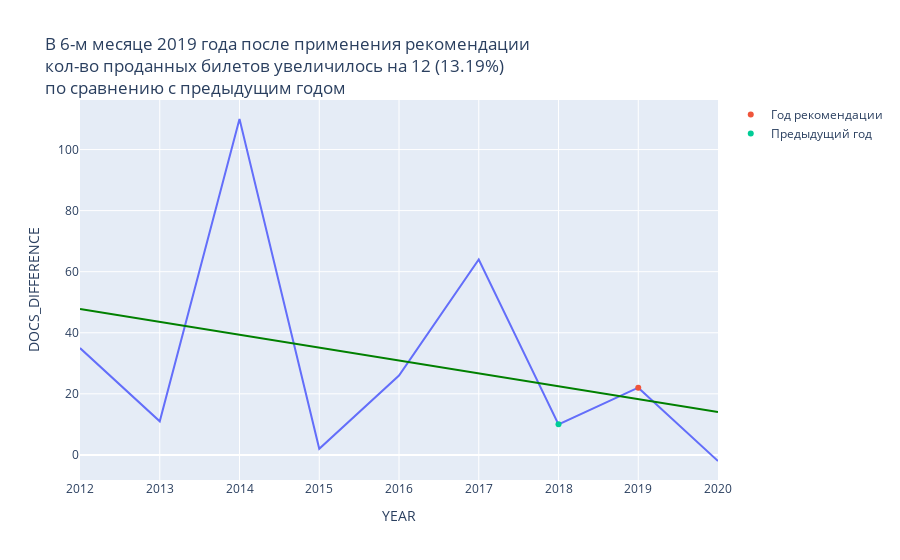

This figure's notebook cell:
### Code cell
analyse_su_data(su_data, '21-03', 6, 2019, 'DOCS_DIFFERENCE')

### Figure 1 — Plotly figure (JSON) as saved in the notebook; plotly's stock layout.template omitted (floating-point values rounded to 4 significant figures)
{"data": [{"hoverlabel": {"namelength": 0}, "hovertemplate": "YEAR=%{x}<br>DOCS_DIFFERENCE=%{y}", "legendgroup": "", "line": {"color": "#636efa", "dash": "solid"}, "mode": "lines", "name": "", "showlegend": false, "type": "scatter", "x": [2012, 2013, 2014, 2015, 2016, 2017, 2018, 2019, 2020], "xaxis": "x", "y": [35, 11, 110, 2, 26, 64, 10, 22, -2], "yaxis": "y"}, {"mode": "markers", "name": "Год рекомендации", "type": "scatter", "x": [2019], "y": [22]}, {"mode": "markers", "name": "Предыдущий год", "type": "scatter", "x": [2018], "y": [10]}, {"hoverlabel": {"namelength": 0}, "hovertemplate": "<b>OLS trendline</b><br>DOCS_DIFFERENCE = -4.21667 * YEAR + 8531.69<br>R<sup>2</sup>=0.104356<br><br>YEAR=%{x}<br>DOCS_DIFFERENCE=%{y} <b>(trend)</b>", "legendgroup": "", "marker": {"color": "green", "symbol": "circle"}, "mode": "lines", "name": "", "showlegend": false, "type": "scatter", "x": [2012, 2013, 2014, 2015, 2016, 2017, 2018, 2019, 2020], "xaxis": "x", "y": [47.76, 43.54, 39.32, 35.11, 30.89, 26.67, 22.46, 18.24, 14.02], "yaxis": "y"}], "layout": {"legend": {"tracegroupgap": 0}, "title": {"text": "В 6-м месяце 2019 года после применения рекомендации <br>кол-во проданных билетов увеличилось на 12 (13.19%)<br>по сравнению с предыдущим годом"}, "xaxis": {"anchor": "y", "domain": [0, 1], "title": {"text": "YEAR"}}, "yaxis": {"anchor": "x", "domain": [0, 1], "title": {"text": "DOCS_DIFFERENCE"}}}}
